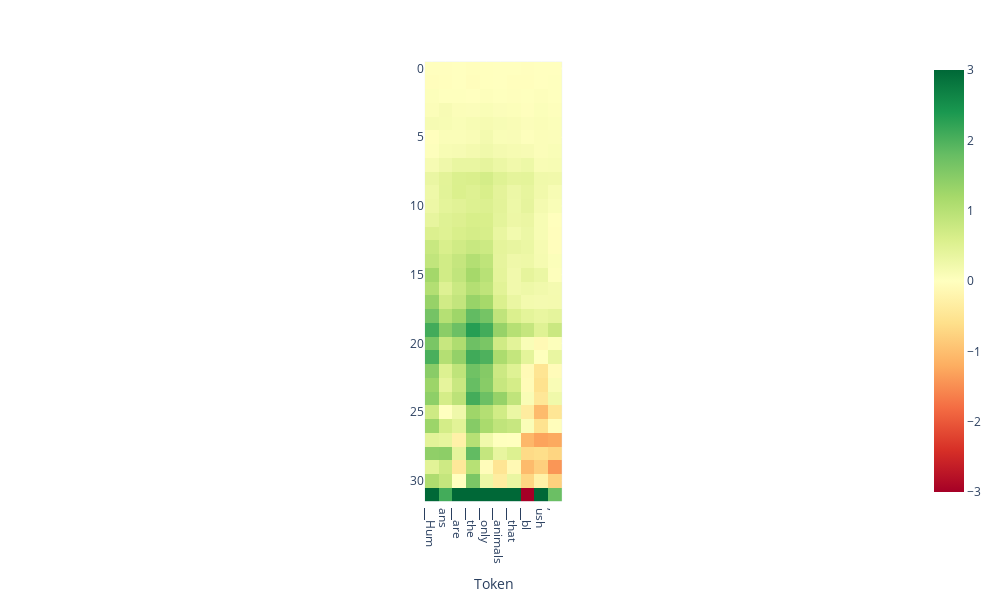

Notebook cell for this chart:
### Code cell
from lmdoctor.plot_utils import plot_projection_heatmap
tokens = tokenizer.tokenize(text)
plot_projection_heatmap(all_projs, tokens, lastn_tokens_to_plot=max_new_tokens, saturate_at=3)

### Figure 1 — Plotly figure (JSON) as saved in the notebook; plotly's stock layout.template omitted (floating-point values rounded to 4 significant figures; data arrays with more than 128 entries replaced by an {"elided": "..."} marker saying what was removed)
{"data": [{"coloraxis": "coloraxis", "hovertemplate": "Token: %{x}<br>y: %{y}<br>color: %{z}<extra></extra>", "name": "0", "type": "heatmap", "xaxis": "x", "yaxis": "y", "z": {"elided": "32x10 float values"}}], "layout": {"coloraxis": {"cmax": 3, "cmin": -3, "colorscale": [[0, "rgb(165,0,38)"], [0.1, "rgb(215,48,39)"], [0.2, "rgb(244,109,67)"], [0.3, "rgb(253,174,97)"], [0.4, "rgb(254,224,139)"], [0.5, "rgb(255,255,191)"], [0.6, "rgb(217,239,139)"], [0.7, "rgb(166,217,106)"], [0.8, "rgb(102,189,99)"], [0.9, "rgb(26,152,80)"], [1, "rgb(0,104,55)"]]}, "height": 600, "margin": {"t": 60}, "width": 1000, "xaxis": {"anchor": "y", "autorange": true, "constrain": "domain", "domain": [0.4169, 0.5831], "range": [-0.5, 9.5], "scaleanchor": "y", "ticktext": ["▁Hum", "ans", "▁are", "▁the", "▁only", "▁animals", "▁that", "▁bl", "ush", ","], "tickvals": [0, 1, 2, 3, 4, 5, 6, 7, 8, 9], "title": {"text": "Token"}}, "yaxis": {"anchor": "x", "autorange": true, "constrain": "domain", "domain": [0, 1], "range": [31.5, -0.5]}}}
